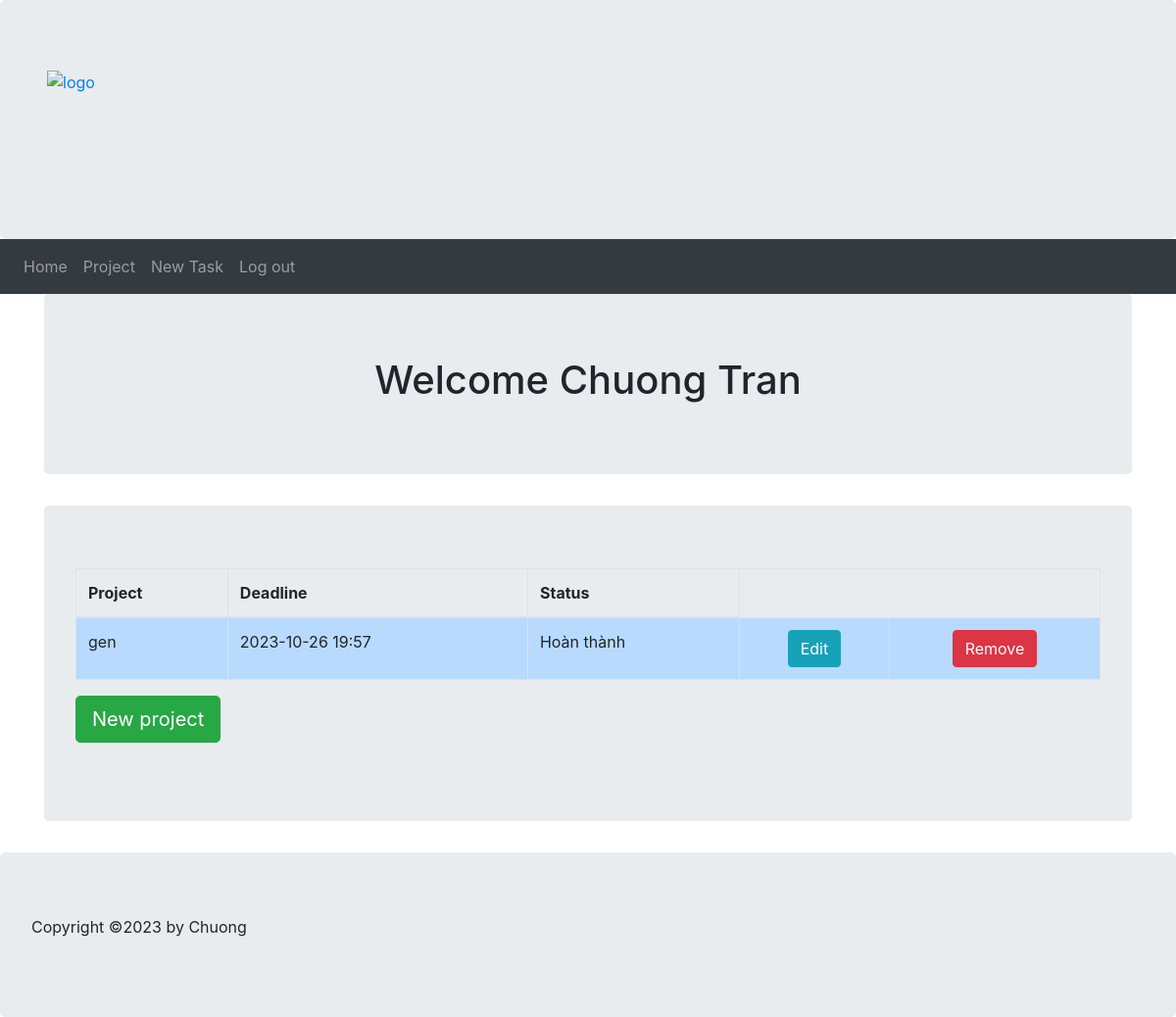
Before: /userProject (signed in) with the older database file.
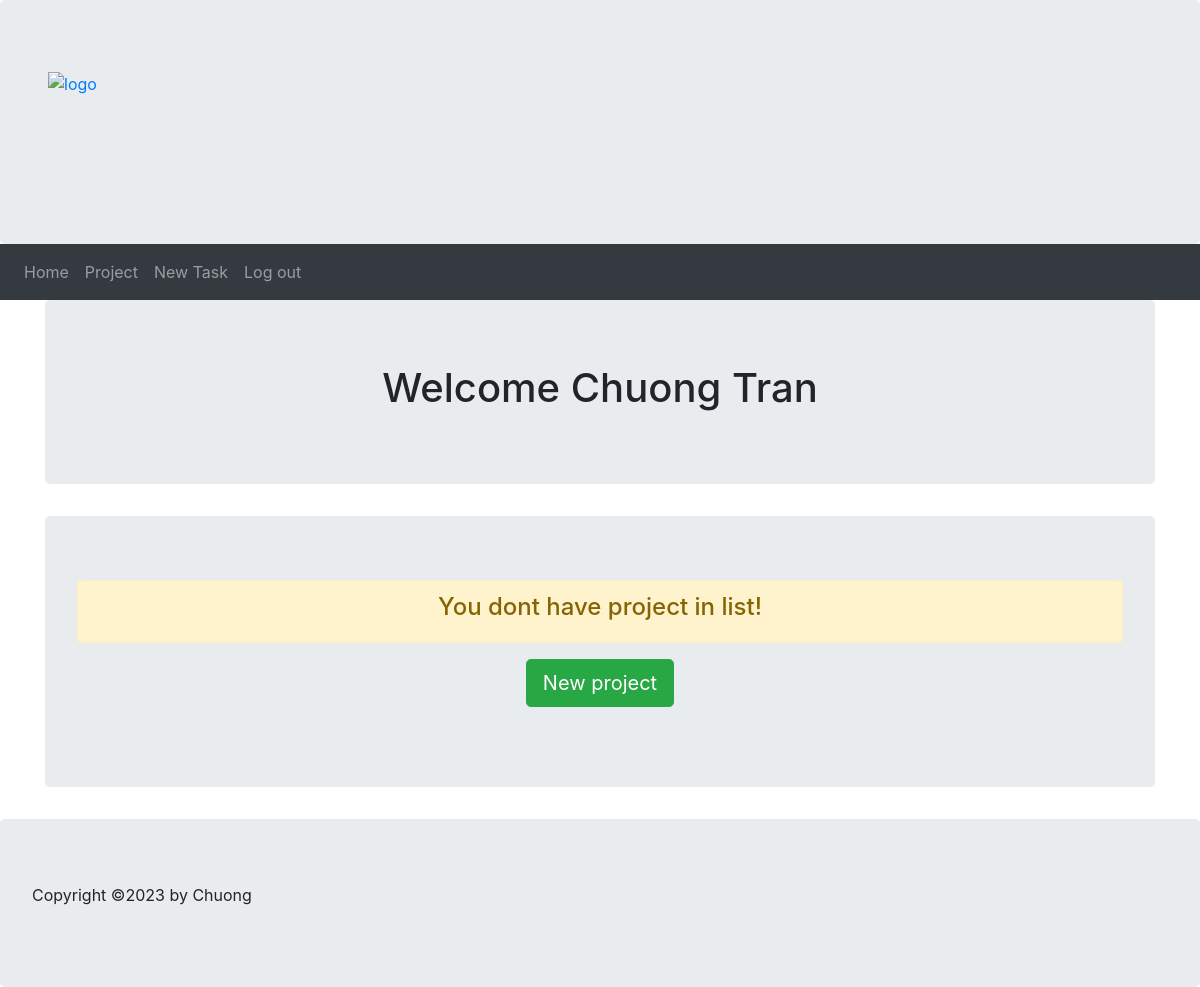
After: the same page with the newer database file.
### models.py (models this page shows, shortened)
class User(db.Model):
    user_id = db.Column(db.Integer, Sequence('user_id_seq'), primary_key=True)
    first_name = db.Column(db.String(64), index=True, nullable=False)
    last_name = db.Column(db.String(64), index=True, nullable=False)
    email = db.Column(db.String(120), index=True, unique=True, nullable=False)
    password_hash = db.Column(db.String(120), nullable=False)
    projects = db.relationship('Project', back_populates = 'user')

class Project(db.Model):
    project_id = db.Column(db.Integer, Sequence('project_id_seq'), primary_key=True)
    name = db.Column(db.String(255), nullable=False)
    description = db.Column(db.String(255), nullable=False)
    deadline = db.Column(db.DateTime, nullable=False)
    tasks = db.relationship('Task', back_populates='project', cascade='all, delete-orphan')
    user_id = db.Column(db.Integer, ForeignKey('user.user_id', name='fk_project_user'))
    user = db.relationship('User', back_populates='projects')
    status_id = db.Column(db.Integer, ForeignKey('status.status_id', name='fk_project_status'))
    status = db.relationship('Status', back_populates='projects')
    def getStatusClass(self):
        if (self.status_id == 1):
            return "table-danger"
        elif (self.status_id == 2):
            return "table-warning"
        elif (self.status_id == 3):
            return "table-info"
        else:
            return "table-primary"

class Status(db.Model):
    status_id = db.Column(db.Integer, Sequence('status_id_seq'), primary_key=True)
    description = db.Column(db.String(255), nullable=False)
    projects = db.relationship('Project', back_populates='status')
    tasks = db.relationship('Task', back_populates='status')
    def __repr__(self):
        return '{}'.format(self.description)

### main.py (the view)
@app.route('/userProject', methods=['GET', 'POST'])
def userProject():
    _user_id = session.get('user')
    if _user_id:
        user = db.session.query(models.User).filter_by(user_id=_user_id).first()
        return render_template('userproject.html', user = user)
    else:
        return redirect('/')

### templates/userproject.html (shortened to what this page needs)
{% extends "userbase.html" %}
{% block content %}
    <div class="container">
        <div class="jumbotron text-center">
            <h1>Welcome {{ user.first_name }} {{ user.last_name }}</h1>
        </div>
        {% if user.projects %}
        <div class="jumbotron">
            <table class="table table-striped table-bordered table-hover">
                <thead>
                    <tr>
                        <th>Project</th>
                        <th>Deadline</th>
                        <th>Status</th>
                    </tr>
                </thead>
                <tbody>
                    {% for project in user.projects %}
                        <tr class="{{ project.getStatusClass() }}">
                            <td>{{ project.name }}</td>
                            <td>{{ project.deadline.strftime('%Y-%m-%d %H:%M') }}</td>
                            <td>{{ project.status }}</td>
                            <td class="text-center">
                                <form action="/editProject" method="post">
                                    <button type="submit" class="btn btn-info">Edit</button>
                                </form>
                            </td>
                            <td class="text-center">
                                <form action="/deleteProject" method="post">
                                    <button type="submit" class="btn btn-danger">Remove</button>
                                </form>
                            </td>
                        </tr>
                    {% endfor %}
                </tbody>
            </table>
            <p><a class="btn btn-lg btn-success" href="/newProject">New project</a></p>
        </div>
        {% else %}
        <div class="jumbotron text-center">
            <div class="alert alert-warning text-center">
                <h4>You dont have project in list!</h4>
            </div>
            <p><a class="btn btn-lg btn-success" href="/newProject">New project</a></p>
        </div>
        {% endif %}
    </div>
{% endblock %}

### templates/userbase.html (shortened to what this page needs)
<!DOCTYPE html>
<html lang="en">
    <head>
        <link href="../static/bootstrap-4/css/bootstrap.min.css" rel="stylesheet">
    </head>
    <body>
        <div class="jumbotron" style="margin-bottom:0">
            <a class="navbar" href="/userHome">
                <img src="../static/imgs/2023-09-22 - Copy.png" alt="logo" style="height:100px">
            </a>
        </div>
        <nav class="navbar navbar-expand-sm bg-dark navbar-dark">
            <ul class="navbar-nav">
                <li class="nav-item">
                    <a class="nav-link" href="/userHome">Home</a>
                </li>
                <li class="nav-item">
                    <a class="nav-link" href="/userProject">Project</a>
                </li>
                <li class="nav-item">
                    <a class="nav-link" href="/newTask">New Task</a>
                </li>
                <li class="nav-item">
                    <a class="nav-link" href="/logOut">Log out</a>
                </li>
            </ul>
        </nav>
        {% block content %} {% endblock %}
        <div class="jumbotron" style="margin-bottom: 0">
            <p>Copyright &copy;2023 by Chuong</p>
        </div>
    </body>
</html>

Changed rows visible on the page:
removed Project: name "gen", deadline "2023-10-26 19:57", status "Hoàn thành"
Other visible differences:
text no longer shown: "Project Deadline Status"
text now shown: "You dont have project in list!"
